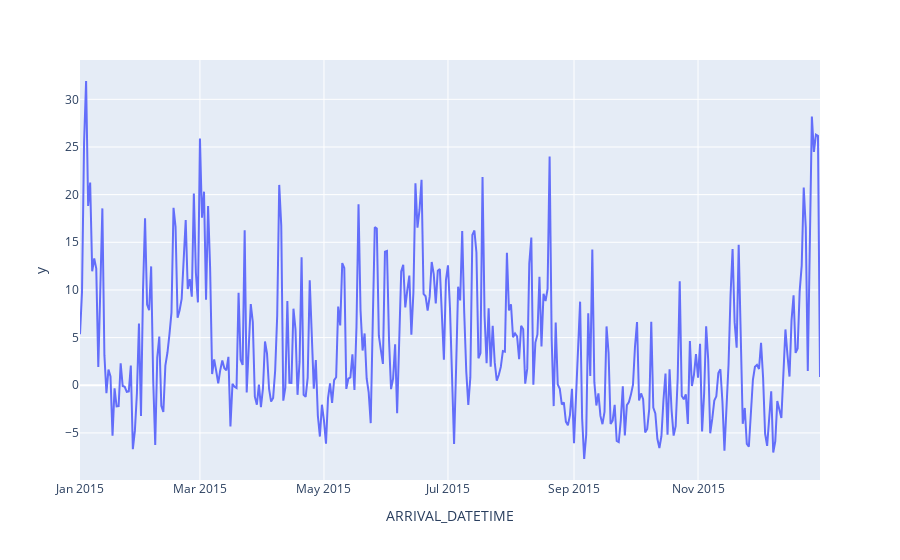

Here is the notebook cell this chart was saved with:
### Code cell
px.line(
    daily_delays,
    x = daily_delays.index,
    y = daily_delays.values,
    
)

### Figure 1 — Plotly figure (JSON) as saved in the notebook; plotly's stock layout.template omitted (floating-point values rounded to 4 significant figures; data arrays with more than 128 entries replaced by an {"elided": "..."} marker saying what was removed)
{"data": [{"hovertemplate": "ARRIVAL_DATETIME=%{x}<br>y=%{y}<extra></extra>", "legendgroup": "", "line": {"color": "#636efa", "dash": "solid"}, "marker": {"symbol": "circle"}, "mode": "lines", "name": "", "orientation": "v", "showlegend": false, "type": "scatter", "x": {"elided": "365 str values"}, "xaxis": "x", "y": {"elided": "365 float values"}, "yaxis": "y"}], "layout": {"legend": {"tracegroupgap": 0}, "margin": {"t": 60}, "xaxis": {"anchor": "y", "domain": [0, 1], "title": {"text": "ARRIVAL_DATETIME"}}, "yaxis": {"anchor": "x", "domain": [0, 1], "title": {"text": "y"}}}}
